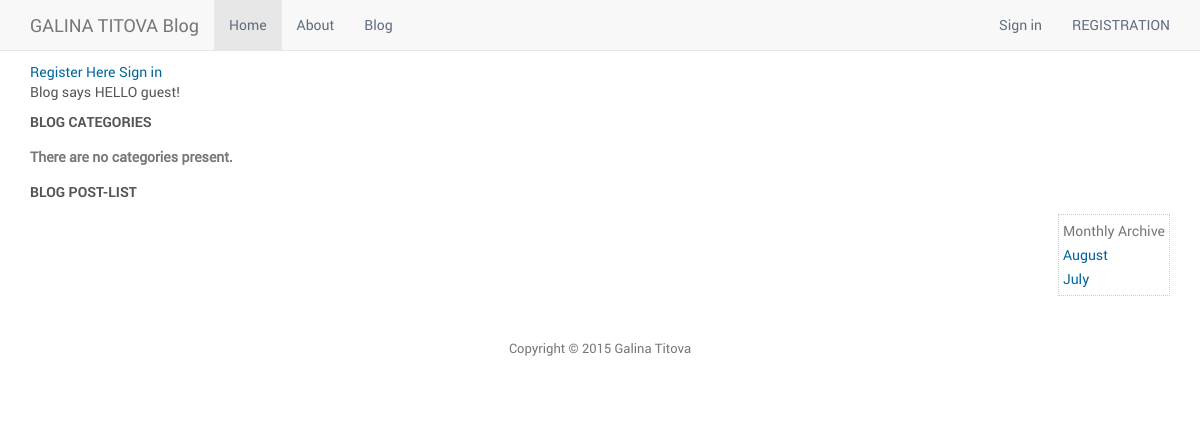
The page /blog/month/2015/8/ on the database as committed earlier.
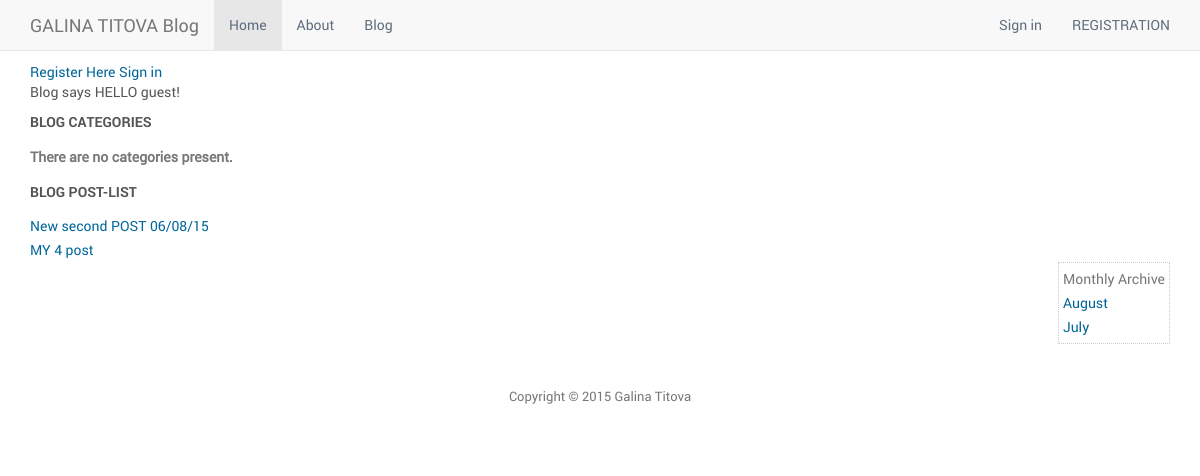
The same page on the database as committed later.
### blog/models.py (models this page shows, shortened)
class Post(models.Model):
    category = models.ForeignKey(Category)
    title = models.CharField(max_length = 128)
    slug = models.SlugField(unique=True)
    body = models.TextField()
    status = models.CharField(max_length=1, choices=BLOG_ITEM_STATUS, default='0')
    url = models.URLField()
    views = models.IntegerField(default = 0)
    updated = models.DateTimeField(auto_now = True)
    created = models.DateTimeField(auto_now_add = True)

### blog/views.py (the view)
# urls.py: url(r"^month/(\d+)/(\d+)/$", "blog.views.month"),
def month(request, year, month):
    posts = Post.objects.filter(created__year=year, created__month=month)
    paginator = Paginator(posts, 2)
    try: page = int(request.GET.get("page", '1'))
    except ValueError: page = 1
    try:
        posts = paginator.page(page)
    except (InvalidPage, EmptyPage):
        posts = paginator.page(paginator.num_pages)
    return render_to_response("blog/list.html", dict(posts=posts, user=request.user, months=mkmonth_lst(),  archive=True))

### blog/views.py (called while the page is built)
def mkmonth_lst():
    if not Post.objects.count(): return []
    year, month = time.localtime()[:2]
    first = Post.objects.order_by("created")[0]
    fyear = first.created.year
    fmonth = first.created.month
    months = []
    for y in range(year, fyear-1, -1):
        start, end = 12, 0
        if y == year: start = month
        if y == fyear: end = fmonth-1
        for m in range(start, end, -1):
            months.append((y, m, month_name[m]))
    return months

### templates/blog/list.html (shortened to what this page needs)
{% extends "base.html" %}
{% load staticfiles %}
{% block sidebar %}
    <div id="sidebar">
        Monthly Archive<br />
        {% for month in months %}
            <a href="/blog/month/{{ month.0 }}/{{month.1 }}/">{{ month.2 }}</a> <br />
        {% endfor %}
    </div>
{% endblock %}
{% block content %}
<a href="/blog/register/">Register Here</a>
<a href="/blog/login/">Sign in</a>
{% if user.is_authenticated %}
<h2>Blog says HELLO {{ user.username }}!</h2>
{% else %}
<h2>Blog says HELLO guest!</h2>
{% endif %}
<h1>Blog CATEGORIES{{ title }}</h1>
	{% if categories_list %}
    <ul>
      {% for category in categories_list %}
        <li>{{ category.name }}</li>
      {% endfor %}
    </ul>
  {% else %}
    <strong>There are no categories present.</strong>
  {% endif %}
<h1>Blog POST-LIST{{ title }}</h1>
    <div id = "postslist">
				{% for post in posts %}
          <p><a href="/blog/posts/{{ post.slug }}/">{{ post.title }}</a></p>
        {% endfor %}
    </div>
{% endblock %}

Rows that differ between the two databases and show on the page:
added Post: title "New second POST 06/08/15"
added Post: title "MY 4 post"
